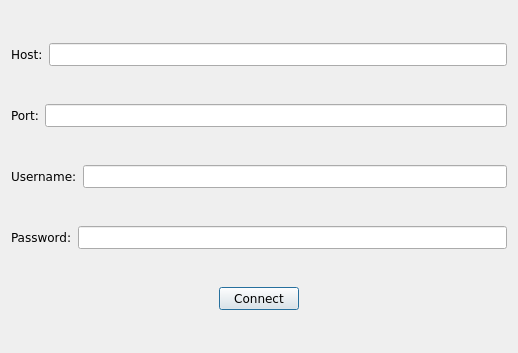
<?xml version="1.0" encoding="UTF-8"?>
<ui version="4.0">
 <class>splunkConfigDialog</class>
 <widget class="QDialog" name="splunkConfigDialog">
  <property name="geometry">
   <rect>
    <x>0</x>
    <y>0</y>
    <width>518</width>
    <height>353</height>
   </rect>
  </property>
  <property name="sizePolicy">
   <sizepolicy hsizetype="Preferred" vsizetype="Preferred">
    <horstretch>0</horstretch>
    <verstretch>0</verstretch>
   </sizepolicy>
  </property>
  <property name="minimumSize">
   <size>
    <width>0</width>
    <height>0</height>
   </size>
  </property>
  <property name="font">
   <font>
    <family>Verdana</family>
    <pointsize>9</pointsize>
   </font>
  </property>
  <property name="windowTitle">
   <string>Splunk Configuration</string>
  </property>
  <layout class="QVBoxLayout" name="verticalLayout_2">
   <item>
    <layout class="QHBoxLayout" name="horizontalLayout_2">
     <item>
      <widget class="QLabel" name="hostLabel">
       <property name="sizePolicy">
        <sizepolicy hsizetype="Fixed" vsizetype="Fixed">
         <horstretch>0</horstretch>
         <verstretch>0</verstretch>
        </sizepolicy>
       </property>
       <property name="font">
        <font>
         <family>Verdana</family>
        </font>
       </property>
       <property name="text">
        <string>Host:</string>
       </property>
      </widget>
     </item>
     <item>
      <widget class="QLineEdit" name="hostLineEdit">
       <property name="minimumSize">
        <size>
         <width>400</width>
         <height>0</height>
        </size>
       </property>
       <property name="font">
        <font>
         <family>Verdana</family>
        </font>
       </property>
      </widget>
     </item>
     <item>
      <spacer name="horizontalSpacer_4">
       <property name="orientation">
        <enum>Qt::Horizontal</enum>
       </property>
       <property name="sizeType">
        <enum>QSizePolicy::Fixed</enum>
       </property>
       <property name="sizeHint" stdset="0">
        <size>
         <width>0</width>
         <height>0</height>
        </size>
       </property>
      </spacer>
     </item>
    </layout>
   </item>
   <item>
    <layout class="QHBoxLayout" name="horizontalLayout">
     <item>
      <widget class="QLabel" name="portLabel">
       <property name="sizePolicy">
        <sizepolicy hsizetype="Fixed" vsizetype="Fixed">
         <horstretch>0</horstretch>
         <verstretch>0</verstretch>
        </sizepolicy>
       </property>
       <property name="font">
        <font>
         <family>Verdana</family>
        </font>
       </property>
       <property name="text">
        <string>Port:</string>
       </property>
      </widget>
     </item>
     <item>
      <widget class="QLineEdit" name="portLineEdit">
       <property name="minimumSize">
        <size>
         <width>400</width>
         <height>0</height>
        </size>
       </property>
       <property name="font">
        <font>
         <family>Verdana</family>
        </font>
       </property>
       <property name="text">
        <string/>
       </property>
      </widget>
     </item>
     <item>
      <spacer name="horizontalSpacer_3">
       <property name="orientation">
        <enum>Qt::Horizontal</enum>
       </property>
       <property name="sizeType">
        <enum>QSizePolicy::Fixed</enum>
       </property>
       <property name="sizeHint" stdset="0">
        <size>
         <width>0</width>
         <height>0</height>
        </size>
       </property>
      </spacer>
     </item>
    </layout>
   </item>
   <item>
    <layout class="QHBoxLayout" name="horizontalLayout_3">
     <item>
      <widget class="QLabel" name="usernameLabel">
       <property name="sizePolicy">
        <sizepolicy hsizetype="Fixed" vsizetype="Fixed">
         <horstretch>0</horstretch>
         <verstretch>0</verstretch>
        </sizepolicy>
       </property>
       <property name="font">
        <font>
         <family>Verdana</family>
        </font>
       </property>
       <property name="text">
        <string>Username:</string>
       </property>
      </widget>
     </item>
     <item>
      <widget class="QLineEdit" name="usernameLineEdit">
       <property name="minimumSize">
        <size>
         <width>400</width>
         <height>0</height>
        </size>
       </property>
       <property name="font">
        <font>
         <family>Verdana</family>
        </font>
       </property>
       <property name="text">
        <string/>
       </property>
      </widget>
     </item>
     <item>
      <spacer name="horizontalSpacer">
       <property name="orientation">
        <enum>Qt::Horizontal</enum>
       </property>
       <property name="sizeType">
        <enum>QSizePolicy::Fixed</enum>
       </property>
       <property name="sizeHint" stdset="0">
        <size>
         <width>0</width>
         <height>0</height>
        </size>
       </property>
      </spacer>
     </item>
    </layout>
   </item>
   <item>
    <layout class="QHBoxLayout" name="horizontalLayout_4">
     <item>
      <widget class="QLabel" name="passwordLabel">
       <property name="sizePolicy">
        <sizepolicy hsizetype="Fixed" vsizetype="Fixed">
         <horstretch>0</horstretch>
         <verstretch>0</verstretch>
        </sizepolicy>
       </property>
       <property name="font">
        <font>
         <family>Verdana</family>
        </font>
       </property>
       <property name="text">
        <string>Password:</string>
       </property>
      </widget>
     </item>
     <item>
      <widget class="QLineEdit" name="passwordLineEdit">
       <property name="minimumSize">
        <size>
         <width>400</width>
         <height>0</height>
        </size>
       </property>
       <property name="font">
        <font>
         <family>Verdana</family>
        </font>
       </property>
       <property name="text">
        <string/>
       </property>
      </widget>
     </item>
     <item>
      <spacer name="horizontalSpacer_2">
       <property name="orientation">
        <enum>Qt::Horizontal</enum>
       </property>
       <property name="sizeType">
        <enum>QSizePolicy::Fixed</enum>
       </property>
       <property name="sizeHint" stdset="0">
        <size>
         <width>0</width>
         <height>0</height>
        </size>
       </property>
      </spacer>
     </item>
    </layout>
   </item>
   <item>
    <layout class="QHBoxLayout" name="horizontalLayout_6">
     <item>
      <spacer name="horizontalSpacer_5">
       <property name="orientation">
        <enum>Qt::Horizontal</enum>
       </property>
       <property name="sizeHint" stdset="0">
        <size>
         <width>40</width>
         <height>20</height>
        </size>
       </property>
      </spacer>
     </item>
     <item>
      <widget class="QPushButton" name="connectButton">
       <property name="sizePolicy">
        <sizepolicy hsizetype="Fixed" vsizetype="Fixed">
         <horstretch>0</horstretch>
         <verstretch>0</verstretch>
        </sizepolicy>
       </property>
       <property name="minimumSize">
        <size>
         <width>60</width>
         <height>0</height>
        </size>
       </property>
       <property name="font">
        <font>
         <family>Verdana</family>
        </font>
       </property>
       <property name="text">
        <string>Connect</string>
       </property>
      </widget>
     </item>
     <item>
      <spacer name="horizontalSpacer_6">
       <property name="orientation">
        <enum>Qt::Horizontal</enum>
       </property>
       <property name="sizeHint" stdset="0">
        <size>
         <width>40</width>
         <height>20</height>
        </size>
       </property>
      </spacer>
     </item>
    </layout>
   </item>
  </layout>
 </widget>
 <resources/>
 <connections/>
</ui>
